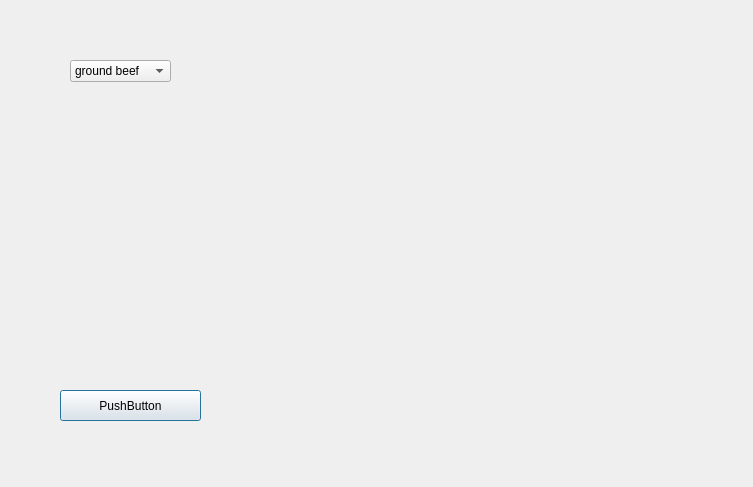
<?xml version="1.0" encoding="UTF-8"?>
<ui version="4.0">
 <class>SecondWindow</class>
 <widget class="QDialog" name="SecondWindow">
  <property name="geometry">
   <rect>
    <x>0</x>
    <y>0</y>
    <width>753</width>
    <height>487</height>
   </rect>
  </property>
  <property name="windowTitle">
   <string>Dialog</string>
  </property>
  <widget class="QComboBox" name="comboBox">
   <property name="geometry">
    <rect>
     <x>70</x>
     <y>60</y>
     <width>101</width>
     <height>22</height>
    </rect>
   </property>
   <item>
    <property name="text">
     <string>ground beef</string>
    </property>
   </item>
   <item>
    <property name="text">
     <string>onions</string>
    </property>
   </item>
   <item>
    <property name="text">
     <string>garlic</string>
    </property>
   </item>
   <item>
    <property name="text">
     <string>tomato</string>
    </property>
   </item>
   <item>
    <property name="text">
     <string>parsley</string>
    </property>
   </item>
   <item>
    <property name="text">
     <string>basil</string>
    </property>
   </item>
   <item>
    <property name="text">
     <string>salt</string>
    </property>
   </item>
   <item>
    <property name="text">
     <string>pepper</string>
    </property>
   </item>
   <item>
    <property name="text">
     <string>lasgna sheets</string>
    </property>
   </item>
   <item>
    <property name="text">
     <string>cheese</string>
    </property>
   </item>
  </widget>
  <widget class="QLabel" name="label">
   <property name="geometry">
    <rect>
     <x>8</x>
     <y>0</y>
     <width>241</width>
     <height>481</height>
    </rect>
   </property>
   <property name="text">
    <string/>
   </property>
   <property name="pixmap">
    <pixmap resource="images.qrc">:/ICONS/lasagna.jpg</pixmap>
   </property>
   <property name="scaledContents">
    <bool>true</bool>
   </property>
  </widget>
  <widget class="QPushButton" name="pushButton">
   <property name="geometry">
    <rect>
     <x>60</x>
     <y>390</y>
     <width>141</width>
     <height>31</height>
    </rect>
   </property>
   <property name="text">
    <string>PushButton</string>
   </property>
  </widget>
  <zorder>label</zorder>
  <zorder>pushButton</zorder>
  <zorder>comboBox</zorder>
 </widget>
 <resources>
  <include location="images.qrc"/>
 </resources>
 <connections/>
</ui>
